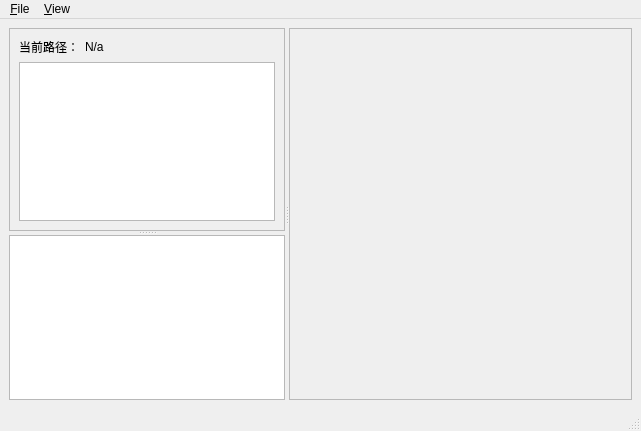
<?xml version="1.0" encoding="UTF-8"?>
<ui version="4.0">
 <class>MainWindow</class>
 <widget class="QMainWindow" name="MainWindow">
  <property name="geometry">
   <rect>
    <x>0</x>
    <y>0</y>
    <width>641</width>
    <height>431</height>
   </rect>
  </property>
  <property name="windowTitle">
   <string>MainWindow</string>
  </property>
  <widget class="QWidget" name="centralwidget">
   <layout class="QHBoxLayout" name="horizontalLayout_2">
    <item>
     <widget class="QSplitter" name="splitter_2">
      <property name="orientation">
       <enum>Qt::Horizontal</enum>
      </property>
      <widget class="QSplitter" name="splitter">
       <property name="orientation">
        <enum>Qt::Vertical</enum>
       </property>
       <widget class="QScrollArea" name="scrollArea_2">
        <property name="widgetResizable">
         <bool>true</bool>
        </property>
        <widget class="QWidget" name="scrollAreaWidgetContents">
         <property name="geometry">
          <rect>
           <x>0</x>
           <y>0</y>
           <width>276</width>
           <height>197</height>
          </rect>
         </property>
         <layout class="QVBoxLayout" name="verticalLayout_2">
          <item>
           <layout class="QVBoxLayout" name="verticalLayout">
            <item>
             <layout class="QHBoxLayout" name="horizontalLayout">
              <item>
               <widget class="QLabel" name="label">
                <property name="sizePolicy">
                 <sizepolicy hsizetype="Preferred" vsizetype="Preferred">
                  <horstretch>0</horstretch>
                  <verstretch>0</verstretch>
                 </sizepolicy>
                </property>
                <property name="text">
                 <string notr="true">当前路径：</string>
                </property>
                <property name="alignment">
                 <set>Qt::AlignLeading|Qt::AlignLeft|Qt::AlignVCenter</set>
                </property>
               </widget>
              </item>
              <item>
               <widget class="QLabel" name="labelDirOpened">
                <property name="sizePolicy">
                 <sizepolicy hsizetype="Expanding" vsizetype="Fixed">
                  <horstretch>0</horstretch>
                  <verstretch>0</verstretch>
                 </sizepolicy>
                </property>
                <property name="text">
                 <string>N/a</string>
                </property>
               </widget>
              </item>
             </layout>
            </item>
            <item>
             <widget class="QListWidget" name="listWidgetFile">
              <property name="selectionMode">
               <enum>QAbstractItemView::ExtendedSelection</enum>
              </property>
             </widget>
            </item>
           </layout>
          </item>
         </layout>
        </widget>
       </widget>
       <widget class="QListWidget" name="listWidgetNode">
        <property name="sizePolicy">
         <sizepolicy hsizetype="Expanding" vsizetype="Expanding">
          <horstretch>0</horstretch>
          <verstretch>0</verstretch>
         </sizepolicy>
        </property>
       </widget>
      </widget>
      <widget class="QScrollArea" name="scrollArea">
       <property name="sizePolicy">
        <sizepolicy hsizetype="Expanding" vsizetype="Expanding">
         <horstretch>1</horstretch>
         <verstretch>0</verstretch>
        </sizepolicy>
       </property>
       <property name="minimumSize">
        <size>
         <width>0</width>
         <height>0</height>
        </size>
       </property>
       <property name="widgetResizable">
        <bool>true</bool>
       </property>
       <widget class="MatplotlibWidget" name="mplWidget">
        <property name="geometry">
         <rect>
          <x>0</x>
          <y>0</y>
          <width>338</width>
          <height>366</height>
         </rect>
        </property>
       </widget>
      </widget>
     </widget>
    </item>
   </layout>
  </widget>
  <widget class="QMenuBar" name="menubar">
   <property name="geometry">
    <rect>
     <x>0</x>
     <y>0</y>
     <width>641</width>
     <height>23</height>
    </rect>
   </property>
   <widget class="QMenu" name="menuFile">
    <property name="title">
     <string>&amp;File</string>
    </property>
    <addaction name="actionOpen"/>
    <addaction name="actionSave"/>
    <addaction name="actionExit"/>
   </widget>
   <widget class="QMenu" name="menuView">
    <property name="title">
     <string>&amp;View</string>
    </property>
    <addaction name="actionAccBodyFrame"/>
    <addaction name="actionAccWorldFrame"/>
    <addaction name="actionVelocity"/>
    <addaction name="actionDisplacement"/>
    <addaction name="separator"/>
    <addaction name="actionLegend"/>
    <addaction name="actionV_in_BF"/>
    <addaction name="actionGyro_in_BF"/>
   </widget>
   <addaction name="menuFile"/>
   <addaction name="menuView"/>
  </widget>
  <widget class="QStatusBar" name="statusbar"/>
  <action name="actionOpen">
   <property name="text">
    <string>(&amp;O)pen</string>
   </property>
   <property name="toolTip">
    <string>Open a XML file</string>
   </property>
   <property name="shortcut">
    <string>Ctrl+O</string>
   </property>
  </action>
  <action name="actionExit">
   <property name="text">
    <string>E(&amp;x)it</string>
   </property>
   <property name="toolTip">
    <string>E(x)it</string>
   </property>
   <property name="shortcut">
    <string>Ctrl+Q</string>
   </property>
  </action>
  <action name="actionSave">
   <property name="text">
    <string>(&amp;S)ave</string>
   </property>
   <property name="shortcut">
    <string>Ctrl+S</string>
   </property>
  </action>
  <action name="actionAccBodyFrame">
   <property name="checkable">
    <bool>true</bool>
   </property>
   <property name="checked">
    <bool>true</bool>
   </property>
   <property name="text">
    <string>Acc(&amp;B)odyFrame</string>
   </property>
   <property name="shortcut">
    <string>Ctrl+B</string>
   </property>
  </action>
  <action name="actionAccWorldFrame">
   <property name="checkable">
    <bool>true</bool>
   </property>
   <property name="text">
    <string>Acc(&amp;W)orldFrame</string>
   </property>
   <property name="shortcut">
    <string>Ctrl+W</string>
   </property>
  </action>
  <action name="actionVelocity">
   <property name="checkable">
    <bool>true</bool>
   </property>
   <property name="text">
    <string>(&amp;V)elocity</string>
   </property>
   <property name="shortcut">
    <string>Ctrl+V</string>
   </property>
  </action>
  <action name="actionDisplacement">
   <property name="checkable">
    <bool>true</bool>
   </property>
   <property name="text">
    <string>(&amp;D)isplacement</string>
   </property>
   <property name="shortcut">
    <string>Ctrl+D</string>
   </property>
  </action>
  <action name="actionLegend">
   <property name="checkable">
    <bool>true</bool>
   </property>
   <property name="checked">
    <bool>true</bool>
   </property>
   <property name="text">
    <string>(&amp;L)egend</string>
   </property>
   <property name="shortcut">
    <string>Ctrl+L</string>
   </property>
  </action>
  <action name="actionV_in_BF">
   <property name="text">
    <string>V in BF</string>
   </property>
  </action>
  <action name="actionGyro_in_BF">
   <property name="text">
    <string>(&amp;G)yro in BF</string>
   </property>
   <property name="shortcut">
    <string>Ctrl+G</string>
   </property>
  </action>
 </widget>
 <customwidgets>
  <customwidget>
   <class>MatplotlibWidget</class>
   <extends>QWidget</extends>
   <header>matplotlibwidget.h</header>
   <container>1</container>
  </customwidget>
 </customwidgets>
 <resources/>
 <connections>
  <connection>
   <sender>actionExit</sender>
   <signal>triggered()</signal>
   <receiver>MainWindow</receiver>
   <slot>close()</slot>
   <hints>
    <hint type="sourcelabel">
     <x>-1</x>
     <y>-1</y>
    </hint>
    <hint type="destinationlabel">
     <x>320</x>
     <y>215</y>
    </hint>
   </hints>
  </connection>
 </connections>
</ui>
